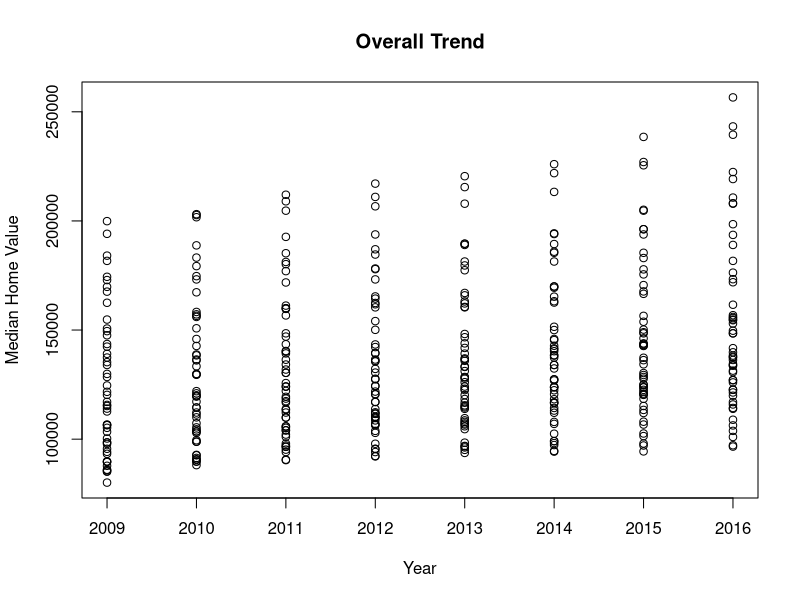
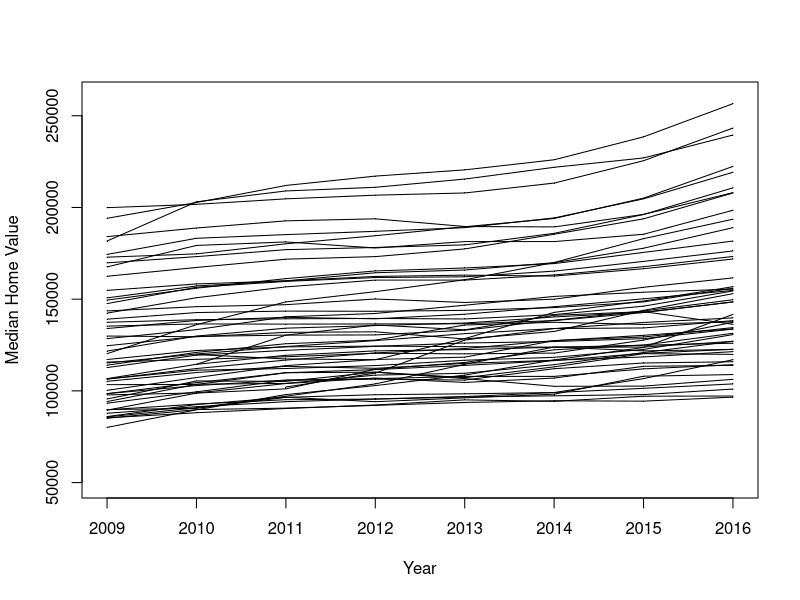
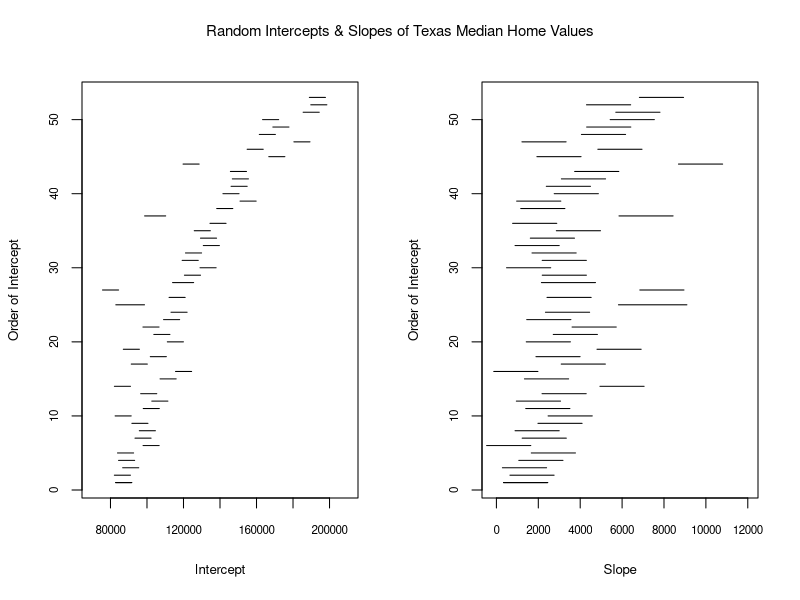

Recreate these plots in R, in order. (Note: this script raises an error after producing the figures.)
## ---- chunk 1

#### LOAD LIBRARIES ####
#install.packages('splines')
#install.packages('gee')
#install.packages('survival')
#install.packages('nlme')
#install.packages('lme4')

library(splines)
library(gee)
library(survival)
library(nlme)
#library(lme4)

#### FUNCTIONS WE NEED ####
#####
#####   ifelse1() : Helper function that allows for 
#####                           returning a multivariate response
#####                           based upon a univariate logical comparison
#####
##
ifelse1 <- function (test, yes, no){
    if (test) yes
    else no
        }
##
#####  glmCI.long() : Function to exponentiate coefficients and produces #####                 CIs for longitudinanal modeling (LMEs, GEEs)
##
glmCI.long <- function (model, transform = TRUE, robust = FALSE) 
{
   link <- model$family$link
   coef <- summary(model)$coef[, 1]
   se <- ifelse1(robust, summary(model)$coef[,4], summary(model)$coef[, 
                                                                        2])
   zvalue <- coef/se
   pvalue <- 2 * (1 - pnorm(abs(zvalue)))
   if (transform & is.element(link, c("logit", "log"))) {
      ci95.lo <- exp(coef - qnorm(0.975) * se)
      ci95.hi <- exp(coef + qnorm(0.975) * se)
      est <- exp(coef)
   }
   else {
      ci95.lo <- coef - qnorm(0.975) * se
      ci95.hi <- coef + qnorm(0.975) * se
      est <- coef
   }
   rslt <- round(cbind(est, ci95.lo, ci95.hi, zvalue, pvalue), 
                 4)
   colnames(rslt) <- ifelse1(robust, c("Est", "robust ci95.lo", 
                                       "robust ci95.hi", "robust z value", "robust Pr(>|z|)"), 
                             c("Est", "ci95.lo", "ci95.hi", "z value", "Pr(>|z|)"))
   colnames(rslt)[1] <- ifelse(transform & is.element(link, 
                                                      c("logit", "log")), "exp( Est )", "Est")
   rslt
}

#### LOAD CLEAN DATA ####
house.edu <- read.csv('house_edu.csv', header=T)
house.edu <- house.edu[,-1]

food <- read.csv('food.InspectClean.csv', header=T)
food <- food[,-1]
## ---- chunk 2
par(mfrow=c(1,1))
plot(house.edu$year, house.edu$Median,
     main="Overall Trend",
     xlab="Year",
     ylab="Median Home Value")
abline(lm(house.edu$Median ~ house.edu$yrsSince2009))
## ---- chunk 3

par(mfrow=c(1,1))
plot( house.edu$year, house.edu$Median, pch=".",
      xlab="Year",
      ylab="Median Home Value",
      ylim=c(50000, 260000))
uid <- unique( house.edu$countyID )

for( j in seq( length(uid) ) ){
   lines(house.edu$year[ house.edu$countyID==uid[j] ],
         house.edu$Median[ house.edu$countyID==uid[j] ])
}
## ---- chunk 4

house.edu.grouped <- groupedData( Median ~ yrsSince2009 | countyID,
                                  data=house.edu )

indiv.house.edu.lm <- lmList( Median ~ yrsSince2009 | countyID,
                        data=house.edu.grouped )

## creating forest plots of the intercepts & slopes of all the regressions ##
len <- length(indiv.house.edu.lm)
forest.matrix <- matrix(NA, nrow = len, ncol = 7)
forest.matrix[,1] <- names(indiv.house.edu.lm)
forest.matrix[,2] <- intervals(indiv.house.edu.lm)[1:len]
forest.matrix[,3] <- intervals(indiv.house.edu.lm)[(len+1):(2*len)]
forest.matrix[,4] <- intervals(indiv.house.edu.lm)[(2*len + 1):(3*len)]
forest.matrix[,5] <- intervals(indiv.house.edu.lm)[(3*len + 1):(4*len)]
forest.matrix[,6] <- intervals(indiv.house.edu.lm)[(4*len + 1):(5*len)]
forest.matrix[,7] <- intervals(indiv.house.edu.lm)[(5*len + 1):(6*len)]

par(mfrow = c(1,2))
plot( forest.matrix[1,2:4], rep(1, 3), type = "l", ylim = c(1, len),
      xlim=c(70000,210000),xlab = "Intercept",
      ylab= "Order of Intercept",
      cex.lab=0.8, cex.axis=0.7)
for( j in 1:length(unique(forest.matrix[,1]))){
   lines(forest.matrix[j,2:4], rep(j, 3))
   
}

plot( forest.matrix[1,5:7], rep(1, 3), type = "l", ylim = c(1, len),
      xlim=c(-200,12000), xlab = "Slope", ylab= "Order of Intercept",
      cex.lab=0.8, cex.axis=0.7)
for( j in 1:length(unique(forest.matrix[,1]))){
   lines(forest.matrix[j,5:7], rep(j, 3))
   
}
mtext("Random Intercepts & Slopes of Texas Median Home Values",
      outer=TRUE,line=-2, cex=0.9)

## ---- chunk 5
house.edu.gee.ind <- gee(Median ~ BApctTotPop18plus + yrsSince2009,
                         id=countyID,
                         data=house.edu,
                         corstr="independence")
## ---- chunk 6
summary( house.edu.gee.ind )$coef
## ---- chunk 7

house.edu.gee.exch <- gee(Median ~ BApctTotPop18plus + yrsSince2009,
                          id=countyID,
                          data=house.edu,
                          corstr="exchangeable")
## ---- chunk 8
summary( house.edu.gee.exch )$coeff

## ---- chunk 9
house.edu.gee.AR1 <- gee(Median ~ BApctTotPop18plus + yrsSince2009,
                         id=countyID,
                         data=house.edu,
                         corstr="AR-M",
                         Mv=1)
## ---- chunk 10
summary( house.edu.gee.AR1 )$coeff
## ---- chunk 11
par(mfrow=c(1,1))
plot(food$timeSinceBaseline, food$fail,
     main="Overall Trend",
     xlab="Months Since First Inspection",
     ylab="Failing Inspection")
abline(lm(food$fail ~ food$timeSinceBaseline))
## ---- chunk 12
food.gee.ind <- gee(fail ~ chain + timeSinceBaseline,
                    id=License,
                    data=food,
                    family=binomial(link='logit'), # this is different from the continuous set!
                    corstr="independence")
## ---- chunk 13
summary( food.gee.ind )$coef

## ---- chunk 14
glmCI.long(food.gee.ind, robust=TRUE)
## ---- chunk 15
food.gee.exch <- gee(fail ~ chain + timeSinceBaseline,
                     id=License,
                     data=food,
                     family=binomial(link='logit'), 
                     corstr="exchangeable")
## ---- chunk 16
glmCI.long(food.gee.exch, robust=T)
## ---- chunk 17
food.gee.AR1 <- gee(fail ~ chain + timeSinceBaseline,
                    id=License,
                    data=food,
                    family=binomial(link='logit'), 
                    corstr="AR-M",
                    Mv=1)
